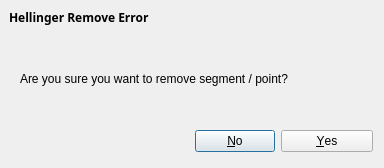
<?xml version="1.0" encoding="UTF-8"?>
<ui version="4.0">
 <class>HellingerRemoveError</class>
 <widget class="QDialog" name="HellingerRemoveError">
  <property name="geometry">
   <rect>
    <x>0</x>
    <y>0</y>
    <width>384</width>
    <height>168</height>
   </rect>
  </property>
  <property name="windowTitle">
   <string>Dialog</string>
  </property>
  <widget class="QLabel" name="label">
   <property name="geometry">
    <rect>
     <x>9</x>
     <y>9</y>
     <width>180</width>
     <height>17</height>
    </rect>
   </property>
   <property name="font">
    <font>
     <family>Sans Serif</family>
     <weight>75</weight>
     <bold>true</bold>
    </font>
   </property>
   <property name="text">
    <string>Hellinger Remove Error</string>
   </property>
  </widget>
  <widget class="QLabel" name="label_2">
   <property name="geometry">
    <rect>
     <x>20</x>
     <y>70</y>
     <width>341</width>
     <height>17</height>
    </rect>
   </property>
   <property name="text">
    <string>Are you sure you want to remove segment / point?</string>
   </property>
  </widget>
  <widget class="QWidget" name="">
   <property name="geometry">
    <rect>
     <x>195</x>
     <y>130</y>
     <width>178</width>
     <height>29</height>
    </rect>
   </property>
   <layout class="QFormLayout" name="formLayout">
    <item row="0" column="0">
     <widget class="QPushButton" name="button_close">
      <property name="text">
       <string>&amp;No</string>
      </property>
     </widget>
    </item>
    <item row="0" column="1">
     <widget class="QPushButton" name="button_ok">
      <property name="text">
       <string>&amp;Yes</string>
      </property>
     </widget>
    </item>
   </layout>
  </widget>
 </widget>
 <resources/>
 <connections>
  <connection>
   <sender>button_close</sender>
   <signal>clicked()</signal>
   <receiver>HellingerRemoveError</receiver>
   <slot>reject()</slot>
   <hints>
    <hint type="sourcelabel">
     <x>246</x>
     <y>193</y>
    </hint>
    <hint type="destinationlabel">
     <x>191</x>
     <y>109</y>
    </hint>
   </hints>
  </connection>
  <connection>
   <sender>button_ok</sender>
   <signal>clicked()</signal>
   <receiver>HellingerRemoveError</receiver>
   <slot>reject()</slot>
   <hints>
    <hint type="sourcelabel">
     <x>326</x>
     <y>193</y>
    </hint>
    <hint type="destinationlabel">
     <x>191</x>
     <y>109</y>
    </hint>
   </hints>
  </connection>
 </connections>
</ui>
